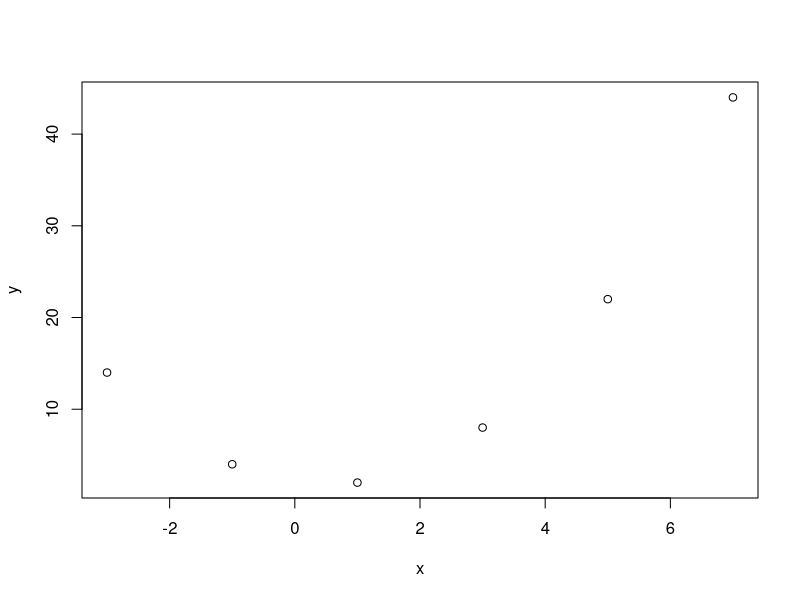

The R script that drew this image:
x = c(-3, -1, 1, 3, 5, 7)
y = c(14, 4, 2, 8, 22, 44)

n = length(x)

num = sum(x * y) - sum(x) * sum(y) / n
den = sum(x * x) - sum(x) * sum(x) / n

B1 = num / den
B0 = (sum(y) - (B1 * sum(x))) / n

png('disp_diagram.png')
plot(x, y)
dev.off()

B0
B1

print('For x = 0 predicted value is')
print(B1 * 0 + B0)

print('For x = 2 predicted value is')
print(B1 * 2 + B0)
